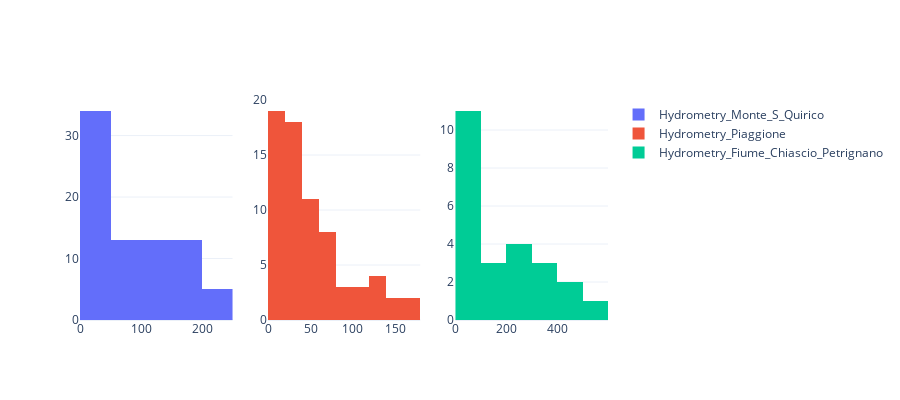

The notebook cell this image was saved under:
### Code cell
traces = [
    go.Histogram(
        x = Hydrometry_concat[Hydrometry[i]].value_counts().unique(), 
        name=Hydrometry[i]
    ) for i in range(len(Hydrometry))
]

fig = make_subplots(rows=1, cols=3,subplot_titles=())
for i in range(len(traces)):
    fig.append_trace(
        traces[i], 
        (i // 3) + 1, 
        (i % 3) + 1
    )

fig.update_layout(
    template="plotly_white",
    height=400
)

fig.show()

### Figure 1 — Plotly figure (JSON) as saved in the notebook; plotly's stock layout.template omitted (floating-point values rounded to 4 significant figures)
{"data": [{"name": "Hydrometry_Monte_S_Quirico", "type": "histogram", "x": [239, 226, 223, 219, 212, 194, 191, 189, 188, 187, 180, 179, 175, 167, 166, 156, 151, 150, 149, 148, 144, 143, 142, 140, 135, 131, 123, 116, 113, 112, 106, 96, 88, 82, 79, 77, 75, 71, 67, 66, 65, 64, 63, 51, 49, 42, 41, 40, 39, 38, 37, 36, 34, 33, 29, 28, 27, 24, 23, 22, 20, 19, 18, 17, 15, 14, 13, 12, 11, 10, 8, 7, 6, 5, 4, 3, 2, 1], "xaxis": "x", "yaxis": "y"}, {"name": "Hydrometry_Piaggione", "type": "histogram", "x": [166, 165, 157, 145, 132, 128, 124, 122, 116, 107, 102, 92, 89, 81, 79, 78, 77, 74, 71, 70, 69, 65, 58, 56, 53, 52, 51, 48, 47, 46, 44, 41, 40, 39, 38, 37, 36, 35, 34, 33, 32, 31, 30, 29, 28, 27, 26, 24, 22, 21, 20, 19, 18, 17, 16, 15, 14, 13, 12, 11, 10, 9, 8, 7, 6, 5, 4, 3, 2, 1], "xaxis": "x2", "yaxis": "y2"}, {"name": "Hydrometry_Fiume_Chiascio_Petrignano", "type": "histogram", "x": [574, 419, 413, 378, 368, 332, 269, 234, 222, 216, 181, 150, 145, 91, 53, 48, 33, 25, 14, 12, 11, 6, 2, 1], "xaxis": "x3", "yaxis": "y3"}], "layout": {"height": 400, "xaxis": {"anchor": "y", "domain": [0.0, 0.2889]}, "xaxis2": {"anchor": "y2", "domain": [0.3556, 0.6444]}, "xaxis3": {"anchor": "y3", "domain": [0.7111, 1.0]}, "yaxis": {"anchor": "x", "domain": [0.0, 1.0]}, "yaxis2": {"anchor": "x2", "domain": [0.0, 1.0]}, "yaxis3": {"anchor": "x3", "domain": [0.0, 1.0]}}}
